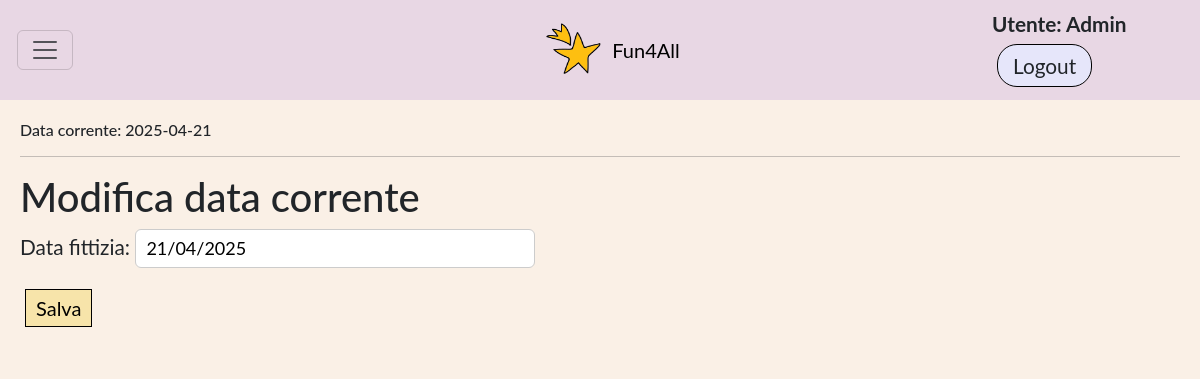
The page /datafittizia/ (signed in) on the database as committed earlier.
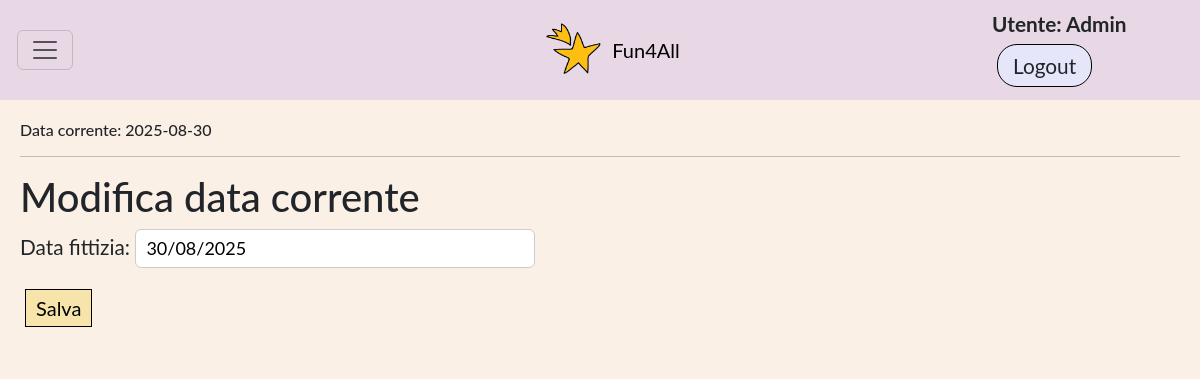
The same page on the database as committed later.
### app_fun4all/models.py (models this page shows, shortened)
class DataFittizia(models.Model):
    data_fittizia = models.DateField(validators=[valida_data_2025])
    admin = models.ForeignKey(User, on_delete=models.SET_NULL, null=True, blank=True)
    def __str__(self):
        return f"Data corrente: {self.data_fittizia}"
    class Meta:
        verbose_name_plural = 'Data Fittizia'
        permissions = (('can_manage_data_fittizia', 'Can manage Data Fittizia'),)

### app_fun4all/views.py (the view)
# urls.py: path('datafittizia/', views.manage_data_fittizia, name='datafittizia'),
@login_required
@staff_member_required
def manage_data_fittizia(request,pk=None):
    data_fittizia = None
    if pk:
        data_fittizia = get_object_or_404(DataFittizia, pk=pk)
    if request.method == 'POST':
        form = ManageDataFittiziaForm(request.POST, instance=data_fittizia)
        if form.is_valid():
            data_fittizia = form.save(commit=False)
            data_fittizia.pk = 1 # Forziamo l'uso di un singolo oggetto con pk=1
            data_fittizia.clean()
            data_fittizia.save()
            return HttpResponseRedirect(reverse('home'))
    else:
        try:
            data_fittizia = DataFittizia.objects.get(pk=1)
            form = ManageDataFittiziaForm(instance=data_fittizia)
        except DataFittizia.DoesNotExist:
            form = ManageDataFittiziaForm()
    return render(request, 'app_fun4all/manage_data_fittizia.html', {'form': form, 'data_fittizia': data_fittizia})

### app_fun4all/forms.py
class ManageDataFittiziaForm(forms.ModelForm):
    class Meta:
        model = DataFittizia
        fields = ['data_fittizia']

### app_fun4all/views.py (called while the page is built)
def data_corrente(request): #FBV che restituisce la data fittizia
    return { 'data_corrente': DataFittizia.objects.first() }

### app_fun4all/templates/app_fun4all/manage_data_fittizia.html (shortened to what this page needs)
{% extends 'base_generic.html' %}
{% block content %}
<h1>Modifica data corrente</h1>
    <form method="post">
        {{ form.as_p }}
        <button type="submit">Salva</button>
    </form>
{% endblock %}

### app_fun4all/templates/base_generic.html (shortened to what this page needs)
<!DOCTYPE html>
<html lang="en">
<head>
    {% load static %}
    <link rel="stylesheet" href="https://cdn.jsdelivr.net/npm/bootstrap@5.3.0/dist/css/bootstrap.min.css">
    <link rel="stylesheet" href="{% static 'css/style.css' %}">
    <link rel="stylesheet" href="{% static 'css/home_layout.css' %}">
</head>
<body>
    <div class="box">
        {% block sidebar %}
            <nav class="navbar" style="background-color:rgb(232, 215, 228)">
                <div class="container-fluid d-flex align-items-center">
                    <div class="col-2">
                        {% if user.is_authenticated %}
                            <button class="navbar-toggler"
                                    type="button"
                                    data-bs-toggle="collapse"
                                    data-bs-target="#funzionalita"
                                    aria-expanded="false"
                                    aria-controls="funzionalita"
                                    aria-label="Toggle navigation">
                                <span class="navbar-toggler-icon"></span>
                            </button>
                        {% endif %}
                    </div>
                    <div class="col-8 text-center">
                        <a class="navbar-brand" href="{% url 'home' %}" style="display:flex;align-items:center;justify-content:center;">
                        <img src="{% static 'images/favicon.png' %}" alt="Logo" width="60" height="54" class="d-inline-block align-text-top me-2">
                        Fun4All
                    </a>
                    </div>
                    <div class="col-2 text-end">
                        {% if user.is_authenticated %}
                        <div class="autent ">
                            <span style="margin-right: 15px; font-weight: bold;"> Utente: {{ user.get_username }}</span>
                            <form style="display:inline" method="post" action="{% url 'logout' %}?next={% url 'home' %}">
                                <button class="btn">Logout</button>
                            </form>
                        </div>
                         {% else %}
                        <div class="autent ">
                            <a class="btn" href="{% url 'resetlogin' request.path %}">Login</a>
                            <a class="btn" href="{% url 'signup' request.path %}">Signup</a>
                        </div>
                        {% endif %}
                    </div>
                </div>
            </nav>
        {% endblock %}
        <div class="contenuto-principale" id="main-content">
            <h6>{{ data_corrente }}</h6>
            <hr>
            {% block content %}{% endblock %}
        </div>
    </div>
</body>
</html>

Rows that differ between the two databases and show on the page:
changed DataFittizia: data_fittizia "Data corrente: 2025-04-21" → "Data corrente: 2025-08-30"; data_fittizia "21/04/2025" → "30/08/2025"
